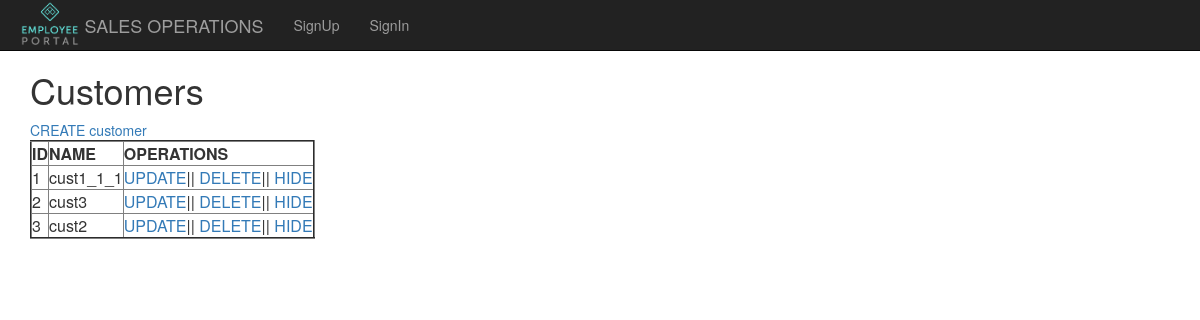
The app's page /customers/ with its own data.
### product/models.py (models this page shows, shortened)
class BaseAbstarctModel(models.Model):# Abstract model
    name=models.CharField(max_length=250, validators=[validate_name])
    created_at = models.DateTimeField(default=datetime.now())
    class Meta:
        abstract=True

class Customer(BaseAbstarctModel):
    pass

### product/views.py (the view)
# urls.py: path('customers/', view_customers),# view_categories(request_obj)
def view_customers(request):
    cache_data = cache.get("customers")
    if cache_data:
        data = cache_data
    else:
        data = Customer.objects.all()
        cache.set("customers",data)
    context = {"cats": data}
    return render(request, 'customers.html',context)

### product/templates/customers.html
{% extends 'base.html'%}
{% block content%}
    <h1>Customers</h1>
    <a href="/customer/create/">CREATE customer</a>
    <table border="2">
        <tr><th>ID</th><th>NAME</th><th>OPERATIONS</th></tr>
        {% for cat in cats %}
            <tr>
                <td>{{cat.id}}</td><td>{{ cat.name}}</td>
                <td><a href="/customer/update/{{ cat.id }}/">UPDATE</a>||
                <a href="/customer/delete/{{ cat.id }}/">DELETE</a>||
                <a href="/customer/hide/{{ cat.id }}/">HIDE</a>
            </td>
            </tr>
        {% endfor %}
    </table>
{% endblock %}

### records on screen
Customer: id "1", name "cust1_1_1"
Customer: id "2", name "cust3"
Customer: id "3", name "cust2"
